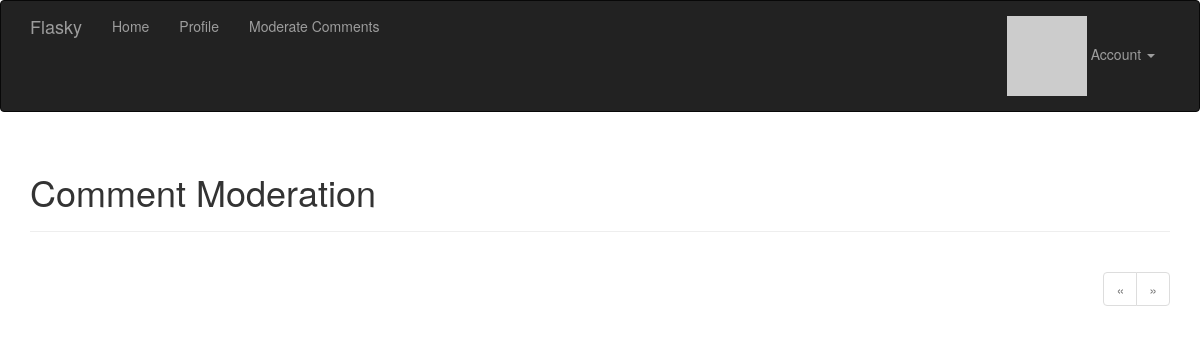
Page /moderate (signed in) on the earlier database version.
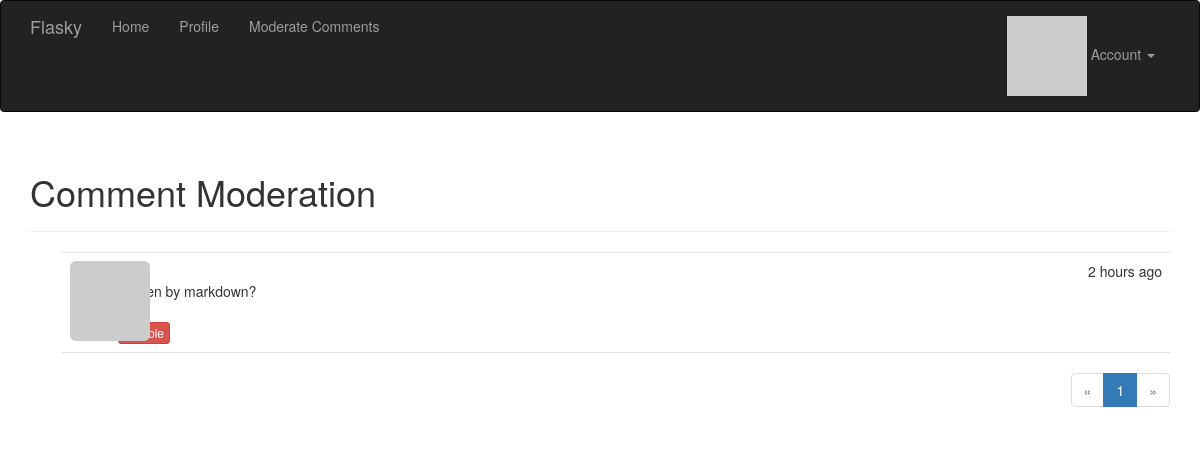
Same page on the later database version.
### app/models.py (models this page shows, shortened)
class Comment(db.Model):
    __tablename__ = 'comments'
    id = db.Column(db.Integer, primary_key=True)
    body = db.Column(db.Text)
    body_html = db.Column(db.Text)
    timestamp = db.Column(db.DateTime, index=True, default=datetime.utcnow)
    disabled = db.Column(db.Boolean)
    author_id = db.Column(db.Integer, db.ForeignKey('users.id'))
    post_id = db.Column(db.Integer, db.ForeignKey('posts.id'))

### app/main/views.py (the view)
@main.route('/moderate')
@login_required
@permission_required(Permission.MODERATE_COMMENTS)
def moderate():
    page = request.args.get('page', 1, type=int)
    pagination = Comment.query.order_by(Comment.timestamp.desc()).paginate(
        page, per_page=current_app.config['FLASKY_COMMENTS_PER_PAGE'],
        error_out=False
    )
    comments = pagination.items
    return render_template('moderate.html', comments=comments, pagination=pagination, page=page)

### app/auth/views.py (called while the page is built)
@auth.before_app_request
def before_request():
    if current_user.is_authenticated:
        current_user.ping()

### app/main/__init__.py (called while the page is built)
@main.app_context_processor
def inject_permissions():
    return dict(Permission=Permission)

### app/models.py (called while the page is built)
@login_manager.user_loader
def load_user(user_id):
    return User.query.get(int(user_id))

    def can(self, permissions):
        return self.role is not None and (self.role.permissions & permissions) == permissions

    def ping(self):
        self.last_seen = datetime.utcnow()
        db.session.add(self)

    def gravatar(self, size=100, default='identicon', rating='g'):
        if request.is_secure:
            url = 'https://secure.gravatar.com/avatar'
        else:
            url = 'http://www.gravatar.com/avatar'
        hash = self.avatar_hash or hashlib.md5(self.email.encode('utf-8')).hexdigest()
        return '{url}/{hash}?s={size}%d={default}$r={rating}'.format(
            url=url, hash=hash, size=size, default=default, rating=rating)

### app/templates/moderate.html (shortened to what this page needs)
{% extends "base.html" %}
{% import "_macros.html" as macros %}
{% block page_content %}
<div class="page-header">
    <h1>Comment Moderation</h1>
</div>
{% set moderate = True %}
{% include '_comments.html' %}
{% if pagination %}
<div class="pagination">
    {{ macros.pagination_widget(pagination, '.moderate') }}
</div>
{% endif %}
{% endblock %}

### app/templates/_comments.html (shortened to what this page needs)
<ul class="comments">
    {% for comment in comments %}
    <li class="comment">
        <div class="comment-thumbnail">
            <a href="{{ url_for('.user', username=comment.author.username) }}">
                <img class="img-rounded profile-thumbnail" src="{{ comment.author.gravatar(size=40) }}">
            </a>
        </div>
        <div class="comment-content">
            <div class="comment-date">{{ moment(comment.timestamp).fromNow() }}</div>
            <div class="comment-author"><a href="{{ url_for('.user', username=comment.author.username) }}">{{ comment.author.username }}</a></div>
            <div class="comment-body">
                {% if moderate or not comment.disabled %}
                    {% if comment.body_html %}
                        {{ comment.body_html | safe }}
                    {% else %}
                        {{ comment.body }}
                    {% endif %}
                {% endif %}
            </div>
            {% if moderate %}
                <br>
                {% if comment.disabled %}
                <a class="btn btn-default btn-xs" href="{{ url_for('.moderate_enable', id=comment.id, page=page) }}">Enable</a>
                {% else %}
                <a class="btn btn-danger btn-xs" href="{{ url_for('.moderate_disable', id=comment.id, page=page) }}">Disable</a>
                {% endif %}
            {% endif %}
        </div>
    </li>
    {% endfor %}
</ul>

Differences in the rows shown:
added Comment: timestamp "2 hours ago", body "Written by markdown?"
Other differences:
new list line: "1"
